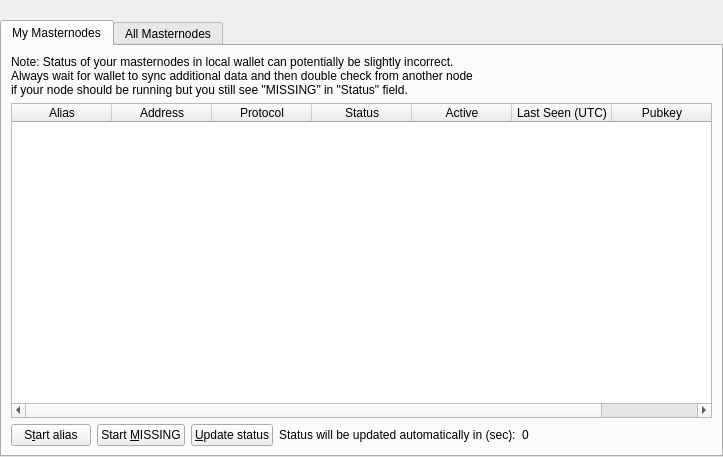
<?xml version="1.0" encoding="UTF-8"?>
<ui version="4.0">
 <class>MasternodeList</class>
 <widget class="QWidget" name="MasternodeList">
  <property name="geometry">
   <rect>
    <x>0</x>
    <y>0</y>
    <width>723</width>
    <height>457</height>
   </rect>
  </property>
  <property name="windowTitle">
   <string>Form</string>
  </property>
  <layout class="QVBoxLayout" name="topLayout">
   <property name="leftMargin">
    <number>0</number>
   </property>
   <property name="topMargin">
    <number>0</number>
   </property>
   <property name="rightMargin">
    <number>0</number>
   </property>
   <property name="bottomMargin">
    <number>0</number>
   </property>
   <item>
    <layout class="QVBoxLayout" name="verticalLayout">
     <property name="bottomMargin">
      <number>0</number>
     </property>
     <item>
      <spacer name="horizontalSpacer0">
       <property name="orientation">
        <enum>Qt::Horizontal</enum>
       </property>
       <property name="sizeHint" stdset="0">
        <size>
         <width>40</width>
         <height>20</height>
        </size>
       </property>
      </spacer>
     </item>
     <item>
      <widget class="QTabWidget" name="tabWidget">
       <property name="currentIndex">
        <number>0</number>
       </property>
       <widget class="QWidget" name="tabMyMasternodes">
        <attribute name="title">
         <string>My Masternodes</string>
        </attribute>
        <layout class="QGridLayout" name="gridLayout_2">
         <item row="0" column="0">
          <layout class="QVBoxLayout" name="verticalLayout_2">
           <property name="bottomMargin">
            <number>0</number>
           </property>
           <item>
            <layout class="QHBoxLayout" name="horizontalLayout_note">
             <property name="bottomMargin">
              <number>0</number>
             </property>
             <item>
              <widget class="QLabel" name="updateNote">
               <property name="text">
                <string>Note: Status of your masternodes in local wallet can potentially be slightly incorrect.&lt;br /&gt;Always wait for wallet to sync additional data and then double check from another node&lt;br /&gt;if your node should be running but you still see &quot;MISSING&quot; in &quot;Status&quot; field.</string>
               </property>
              </widget>
             </item>
            </layout>
           </item>
           <item>
            <widget class="QTableWidget" name="tableWidgetMyMasternodes">
             <property name="minimumSize">
              <size>
               <width>695</width>
               <height>0</height>
              </size>
             </property>
             <property name="palette">
              <palette>
               <active>
                <colorrole role="Text">
                 <brush brushstyle="SolidPattern">
                  <color alpha="255">
                   <red>51</red>
                   <green>51</green>
                   <blue>51</blue>
                  </color>
                 </brush>
                </colorrole>
               </active>
               <inactive>
                <colorrole role="Text">
                 <brush brushstyle="SolidPattern">
                  <color alpha="255">
                   <red>51</red>
                   <green>51</green>
                   <blue>51</blue>
                  </color>
                 </brush>
                </colorrole>
               </inactive>
               <disabled>
                <colorrole role="Text">
                 <brush brushstyle="SolidPattern">
                  <color alpha="255">
                   <red>85</red>
                   <green>85</green>
                   <blue>85</blue>
                  </color>
                 </brush>
                </colorrole>
               </disabled>
              </palette>
             </property>
             <property name="editTriggers">
              <set>QAbstractItemView::NoEditTriggers</set>
             </property>
             <property name="alternatingRowColors">
              <bool>true</bool>
             </property>
             <property name="selectionMode">
              <enum>QAbstractItemView::SingleSelection</enum>
             </property>
             <property name="selectionBehavior">
              <enum>QAbstractItemView::SelectRows</enum>
             </property>
             <property name="sortingEnabled">
              <bool>true</bool>
             </property>
             <attribute name="horizontalHeaderStretchLastSection">
              <bool>true</bool>
             </attribute>
             <column>
              <property name="text">
               <string>Alias</string>
              </property>
             </column>
             <column>
              <property name="text">
               <string>Address</string>
              </property>
             </column>
             <column>
              <property name="text">
               <string>Protocol</string>
              </property>
             </column>
             <column>
              <property name="text">
               <string>Status</string>
              </property>
             </column>
             <column>
              <property name="text">
               <string>Active</string>
              </property>
             </column>
             <column>
              <property name="text">
               <string>Last Seen (UTC)</string>
              </property>
             </column>
             <column>
              <property name="text">
               <string>Pubkey</string>
              </property>
             </column>
            </widget>
           </item>
           <item>
            <layout class="QHBoxLayout" name="horizontalLayout_5">
             <property name="bottomMargin">
              <number>0</number>
             </property>
             <item>
              <widget class="QPushButton" name="startButton">
               <property name="text">
                <string>S&amp;tart alias</string>
               </property>
              </widget>
             </item>
             <item>
              <widget class="QPushButton" name="startMissingButton">
               <property name="text">
                <string>Start &amp;MISSING</string>
               </property>
              </widget>
             </item>
             <item>
              <widget class="QPushButton" name="UpdateButton">
               <property name="text">
                <string>&amp;Update status</string>
               </property>
              </widget>
             </item>
             <item>
              <widget class="QLabel" name="autoupdate_label">
               <property name="text">
                <string>Status will be updated automatically in (sec):</string>
               </property>
              </widget>
             </item>
             <item>
              <widget class="QLabel" name="secondsLabel">
               <property name="text">
                <string>0</string>
               </property>
              </widget>
             </item>
             <item>
              <spacer name="horizontalSpacer_5">
               <property name="orientation">
                <enum>Qt::Horizontal</enum>
               </property>
               <property name="sizeHint" stdset="0">
                <size>
                 <width>40</width>
                 <height>20</height>
                </size>
               </property>
              </spacer>
             </item>
            </layout>
           </item>
          </layout>
         </item>
        </layout>
       </widget>
       <widget class="QWidget" name="tabAllMasternodes">
        <attribute name="title">
         <string>All Masternodes</string>
        </attribute>
        <layout class="QGridLayout" name="gridLayout">
         <item row="1" column="0">
          <widget class="QTableWidget" name="tableWidgetMasternodes">
           <property name="palette">
            <palette>
             <active>
              <colorrole role="Text">
               <brush brushstyle="SolidPattern">
                <color alpha="255">
                 <red>51</red>
                 <green>51</green>
                 <blue>51</blue>
                </color>
               </brush>
              </colorrole>
             </active>
             <inactive>
              <colorrole role="Text">
               <brush brushstyle="SolidPattern">
                <color alpha="255">
                 <red>51</red>
                 <green>51</green>
                 <blue>51</blue>
                </color>
               </brush>
              </colorrole>
             </inactive>
             <disabled>
              <colorrole role="Text">
               <brush brushstyle="SolidPattern">
                <color alpha="255">
                 <red>85</red>
                 <green>85</green>
                 <blue>85</blue>
                </color>
               </brush>
              </colorrole>
             </disabled>
            </palette>
           </property>
           <property name="editTriggers">
            <set>QAbstractItemView::NoEditTriggers</set>
           </property>
           <property name="alternatingRowColors">
            <bool>true</bool>
           </property>
           <property name="selectionBehavior">
            <enum>QAbstractItemView::SelectRows</enum>
           </property>
           <property name="sortingEnabled">
            <bool>true</bool>
           </property>
           <attribute name="horizontalHeaderStretchLastSection">
            <bool>true</bool>
           </attribute>
           <column>
            <property name="text">
             <string>Address</string>
            </property>
           </column>
           <column>
            <property name="text">
             <string>Protocol</string>
            </property>
           </column>
           <column>
            <property name="text">
             <string>Status</string>
            </property>
           </column>
           <column>
            <property name="text">
             <string>Active</string>
            </property>
           </column>
           <column>
            <property name="text">
             <string>Last Seen (UTC)</string>
            </property>
           </column>
           <column>
            <property name="text">
             <string>Pubkey</string>
            </property>
           </column>
          </widget>
         </item>
         <item row="0" column="0">
          <layout class="QHBoxLayout" name="horizontalLayout_3">
           <property name="bottomMargin">
            <number>0</number>
           </property>
           <item>
            <widget class="QLabel" name="label_filter">
             <property name="text">
              <string>Filter List:</string>
             </property>
            </widget>
           </item>
           <item>
            <widget class="QLineEdit" name="filterLineEdit">
             <property name="toolTip">
              <string>Filter masternode list</string>
             </property>
            </widget>
           </item>
           <item>
            <spacer name="horizontalSpacer_3">
             <property name="orientation">
              <enum>Qt::Horizontal</enum>
             </property>
             <property name="sizeHint" stdset="0">
              <size>
               <width>10</width>
               <height>20</height>
              </size>
             </property>
            </spacer>
           </item>
           <item>
            <widget class="QLabel" name="label_count">
             <property name="text">
              <string>Node Count:</string>
             </property>
            </widget>
           </item>
           <item>
            <widget class="QLabel" name="countLabel">
             <property name="text">
              <string>0</string>
             </property>
            </widget>
           </item>
          </layout>
         </item>
        </layout>
       </widget>
      </widget>
     </item>
    </layout>
   </item>
  </layout>
 </widget>
 <resources/>
 <connections/>
</ui>
